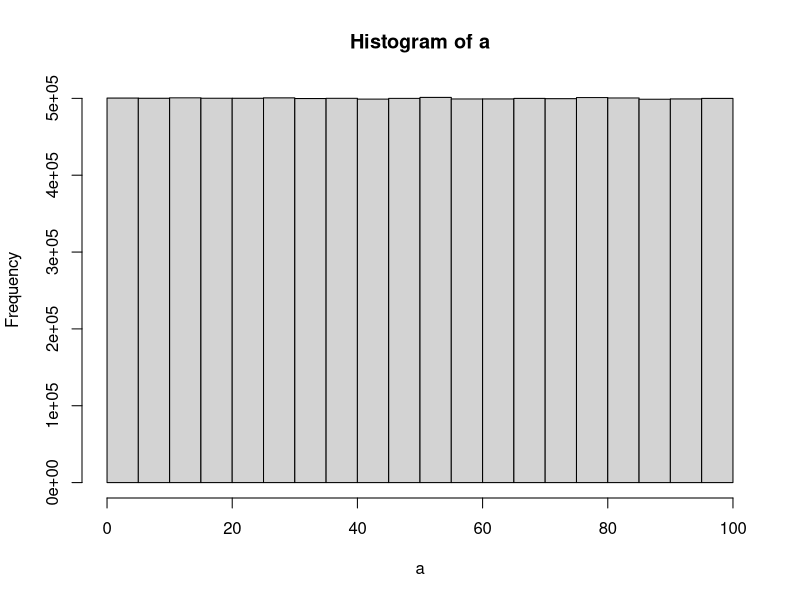

Here is the R script that generated this plot:
## ---- chunk 1
for (i in 1:100){
  if(i%%2)
    print(i)
}


## ---- chunk 2

runif(100,1,100)

## ---- chunk 3
random_num <-matrix(runif(400, min=3,max=45), nrow = 20, ncol=20)


## ---- chunk 4
fizzb <- c(1:100)
for (i in 1:length(fizzb)){
  fizzb[i] <-i
  if(i%%3 == 0 & i%%5== 0){
    fizzb[i] ="FizzBuzz"
  } else if (i%%3 ==0){
    fizzb[i] ="Fizz"
  }
else if (i%%5 ==0 )
  fizzb[i] = "Buzz"
}


## ---- chunk 5

a<-runif(10000000,0,100)
hist(a)




## ---- chunk 6

dice1 <- replicate(1000,(sample(1:6,1,replace= TRUE)))
dice2 <-replicate(1000,(sample(1:6,1,replace= TRUE)))
sim <- c()
combined <- dice1+dice2
sim <- table(combined)/1000

## ---- chunk 7

multiplication_table <-matrix(NA, nrow=10, ncol=10)
colnames(multiplication_table) <- c("1", "2", "3" ,"4", "5", "6", "7","8","9","10")

rownames(multiplication_table) <- c("1", "2", "3" ,"4", "5", "6", "7","8","9","10")

for(i in 1:10) {
  for(j in 1:10) {
   multiplication_table[i, j] = (i*j)
  }
}



  
 

  

## ---- chunk 8


save_rolls <- c()
for(sims in 1:1000){
    total_sum<-0
    number_of_rolls<-0
    curpos <-0
    ladder <- c(3:11, 6:17,9:18,10:12)
    snakes <- c(14:4, 19:8, 22:20, 24:16)
  while(total_sum < 25){
    total_sum <-total_sum+sample(c(1,2,3,4,5,6),1)
      if (curpos %in% snakes) {
       curpos <- curpos +1  }
      if (curpos %in% ladder){
       curpos <- curpos +1
  }
  number_of_rolls <- number_of_rolls+1

}
save_rolls[sims] <- number_of_rolls
}
mean(save_rolls)
